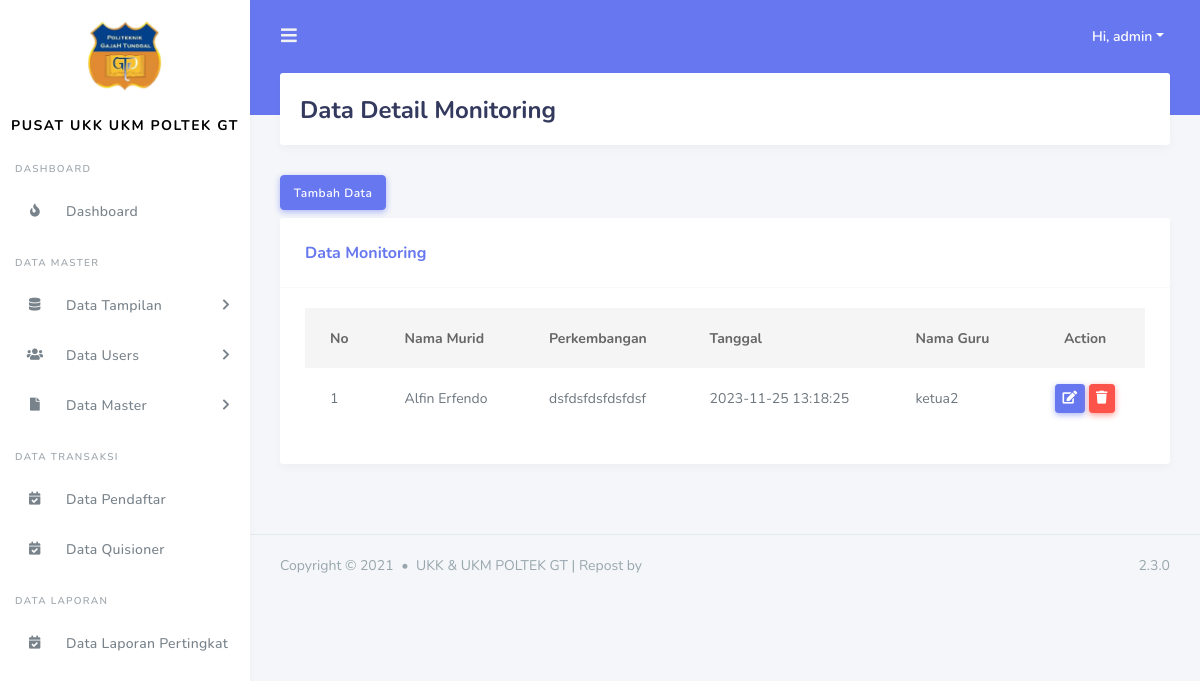
Screenshot of /admin/data_detail_monitoring.php?id=16 (signed in) with the database file from the repository.
### tables this page shows
CREATE TABLE `tbl_monitoring` (
  `id_monitoring` int(11) NOT NULL,
  `id_murid` int(11) NOT NULL,
  `perkembangan` varchar(255) NOT NULL,
  `id_users` int(11) NOT NULL,
  `date_monitoring` timestamp NOT NULL DEFAULT current_timestamp() ON UPDATE current_timestamp()
);

CREATE TABLE `tbl_murid` (
  `id_murid` int(11) NOT NULL,
  `nik` varchar(100) NOT NULL,
  `nama` varchar(200) NOT NULL,
  `jenis_kelamin` varchar(100) NOT NULL,
  `tempat_lahir` varchar(100) NOT NULL,
  `tanggal_lahir` date NOT NULL,
  `gambar` varchar(200) NOT NULL,
  `alamat` varchar(200) NOT NULL,
  `agama` varchar(200) NOT NULL DEFAULT 'admin',
  `status_murid` enum('menunggu hasil','diterima','tidak') NOT NULL DEFAULT 'diterima'
);

CREATE TABLE `tbl_users` (
  `id_users` int(11) NOT NULL,
  `nama_users` varchar(255) DEFAULT NULL,
  `alamat_users` varchar(255) DEFAULT NULL,
  `email_users` varchar(200) DEFAULT NULL,
  `no_telp_users` varchar(15) DEFAULT NULL,
  `hak_akses` enum('kepala sekolah','admin','guru') DEFAULT NULL,
  `username` varchar(255) DEFAULT NULL,
  `password` varchar(255) DEFAULT NULL,
  `status` enum('aktiv','non-aktiv') DEFAULT NULL
);

### include/koneksi.php (called while the page is built, shortened)
<?php
$base_url = "http://localhost/ukkukmpoltek/";
?>

### admin/data_detail_monitoring.php (the view, shortened to what this page needs)
<?php
include('../include/koneksi.php');
include('../template/header.php');
include('../template/sidebar.php');
?>
<div class="main-content">
  <section class="section">
    <div class="section-header">
      <h1>Data Detail Monitoring</h1>
    </div>
    <button type="button" class="btn btn-primary mb-2" data-toggle="modal" data-target="#tambahdata">
      Tambah Data
    </button>
    <div class="section-body">
      <div class="card table-responsive">
        <div class="card-header">
            <h4>Data Monitoring</h4>
        </div>
        <div class="card-body ">
            <table class="table table-hover" id="data_tabel">
            <thead>
              <tr>
                <th>No</th>
                <th>Nama Murid</th>
                <th>Perkembangan</th>
                <th>Tanggal</th>
                <th>Nama Guru</th>
                <th class ="text-center">Action</th>
              </tr>
            </thead>
            <tbody>
              <?php
                    $query = "SELECT * FROM tbl_monitoring tmt INNER JOIN tbl_murid tm ON tm.id_murid = tmt.id_murid INNER JOIN tbl_users tu on tu.id_users = tmt.id_users";
                    $result_tasks = mysqli_query($conn, $query);
                    $no = 1;
                    while($row = mysqli_fetch_assoc($result_tasks)) { ?>
                <tr>
                  <td><?= $no++ ?></td>
                  <td><?= $row['nama']?></td>
                  <td><?= $row['perkembangan']?></td>
                  <td><?= $row['date_monitoring']?></td>
                  <td><?= $row['nama_users']?></td>
                  <td class ="text-center">
                    <button type="button" class="btn btn-primary btn-sm" data-toggle="modal" data-target="#updatedata<?= $row['id_monitoring'] ?>">
                      <i class="fas fa-edit"></i>
                    </button>
                    <a href="<?= $base_url ?>proses_admin/data_monitoring/delete.php?id=<?= $row['id_monitoring'] ?>&id_kelas=<?= $row['id_kelas'] ?>" class="btn btn-danger btn-sm"><i class="fas fa-trash"></i></a>
                  </td>
                </tr>
              <?php } ?>
            </tbody>
          </table>
        </div>
      </div>
    </div>
  </section>
</div>
<?php include('../template/footer.php'); ?>

### rows the page displays
tbl_monitoring: id_murid.nama "Alfin Erfendo", perkembangan "dsfdsfdsfdsfdsf", date_monitoring "2023-11-25 13:18:25", id_users.nama_users "ketua2"

### other values shown
$_SESSION['nama_users'] "admin"
